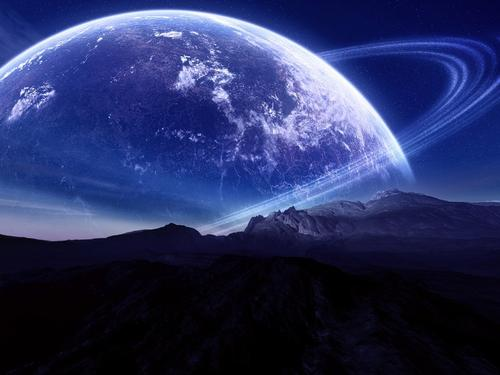
#> input picture learning/picture/universe.jpg, 500 x 375 px
$ python ArithmeticsAndLogicOp.py
#> lines starting #> are read from the running program, lines starting #| are printed output that depends on the picture; after the words box and inside, x2 and y2 are one past the last pixel; in counts of white or black regions, pixels touching at a corner belong together
import cv2

img1 = cv2.imread('./picture/universe.jpg')
#> img1 is the input picture: shape (375, 500, 3); mean B, G, R 97.6, 49.7, 41.3
img2 = cv2.imread('./picture/wolf1.jpg')
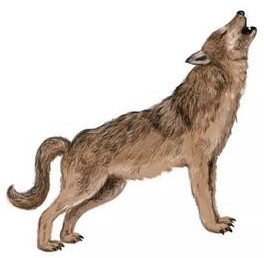
#> input picture learning/picture/wolf1.jpg, 264 x 258 px
#> img2 is the input picture: shape (258, 264, 3); mean B, G, R 202.7, 210, 219.2

rows1, cols1, channels1 = img1.shape
#> rows1 = 375; cols1 = 500; channels1 = 3
rows2, cols2, channels2 = img2.shape
#> rows2 = 258; cols2 = 264; channels2 = 3
roi = img1[rows1 - rows2:rows1, 0:cols2]
# print(roi.shape[:2], img1.shape[:2], img2.shape[:2])
# cv2.imshow('roi', roi)
# cv2.waitKeyEx()

img2gray = cv2.cvtColor(img2, cv2.COLOR_BGR2GRAY)
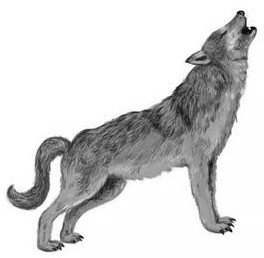
#> img2gray: shape (258, 264); min 1, max 255, mean 211.9
_, mask = cv2.threshold(img2gray, 225, 255, cv2.THRESH_BINARY_INV)
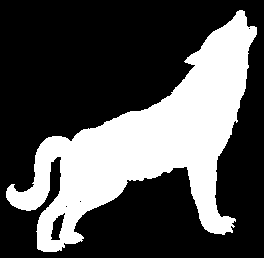
#> mask: shape (258, 264); 31.9% white; 1 white region, box (x1, y1, x2, y2) and area: (6, 10, 257, 252) 21743
# print(mask)
# cv2.imshow('mask', mask)
# cv2.waitKeyEx()

mask_inv = cv2.bitwise_not(mask)

img1_bg = cv2.bitwise_and(roi, roi, mask=mask_inv)
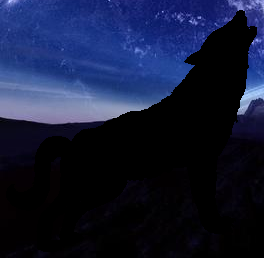
#> img1_bg: shape (258, 264, 3); mean B, G, R 55.4, 27.1, 20
img2_fg = cv2.bitwise_and(img2, img2, mask=mask)
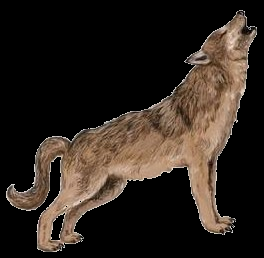
#> img2_fg: shape (258, 264, 3); mean B, G, R 30, 37, 46.1

dst = cv2.add(img1_bg, img2_fg)
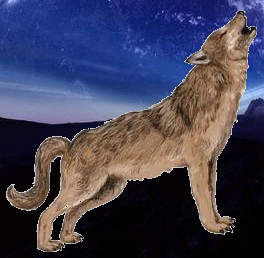
#> dst: shape (258, 264, 3); mean B, G, R 85.4, 64.1, 66.1
img1[rows1 - rows2:rows1, 0:cols2] = dst
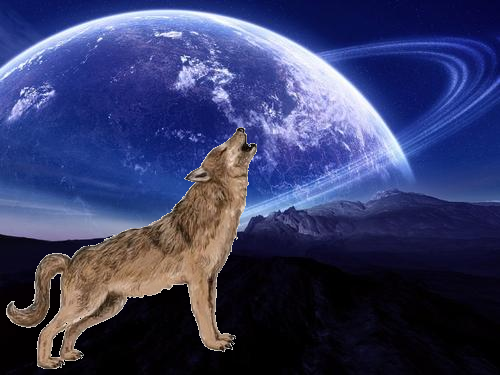
#> img1: shape (375, 500, 3); mean B, G, R 102.2, 60.2, 55.5

cv2.imshow('res', img1)
cv2.imshow('mask_inv', mask_inv)
cv2.imshow('img_bg', img1_bg)
cv2.imshow('img_fg', img2_fg)
cv2.imshow('dst', dst)

cv2.waitKeyEx()
